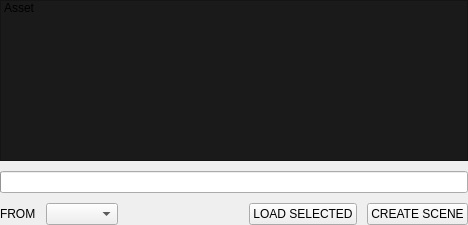
<?xml version="1.0" encoding="UTF-8"?>
<ui version="4.0">
 <class>main_container</class>
 <widget class="QWidget" name="main_container">
  <property name="geometry">
   <rect>
    <x>0</x>
    <y>0</y>
    <width>468</width>
    <height>225</height>
   </rect>
  </property>
  <property name="sizePolicy">
   <sizepolicy hsizetype="Preferred" vsizetype="Preferred">
    <horstretch>0</horstretch>
    <verstretch>0</verstretch>
   </sizepolicy>
  </property>
  <property name="minimumSize">
   <size>
    <width>0</width>
    <height>0</height>
   </size>
  </property>
  <property name="maximumSize">
   <size>
    <width>16777215</width>
    <height>16777215</height>
   </size>
  </property>
  <property name="windowTitle">
   <string>Form</string>
  </property>
  <layout class="QHBoxLayout" name="main_container_layout">
   <property name="spacing">
    <number>10</number>
   </property>
   <property name="leftMargin">
    <number>0</number>
   </property>
   <property name="topMargin">
    <number>0</number>
   </property>
   <property name="rightMargin">
    <number>0</number>
   </property>
   <property name="bottomMargin">
    <number>0</number>
   </property>
   <item>
    <layout class="QVBoxLayout" name="publish_layout">
     <property name="bottomMargin">
      <number>0</number>
     </property>
     <item>
      <widget class="QTreeWidget" name="publish">
       <property name="styleSheet">
        <string notr="true">background-color:#1a1a1a;</string>
       </property>
       <property name="alternatingRowColors">
        <bool>false</bool>
       </property>
       <property name="selectionMode">
        <enum>QAbstractItemView::ContiguousSelection</enum>
       </property>
       <property name="iconSize">
        <size>
         <width>35</width>
         <height>35</height>
        </size>
       </property>
       <property name="autoExpandDelay">
        <number>-1</number>
       </property>
       <property name="indentation">
        <number>10</number>
       </property>
       <property name="rootIsDecorated">
        <bool>false</bool>
       </property>
       <property name="uniformRowHeights">
        <bool>false</bool>
       </property>
       <attribute name="headerVisible">
        <bool>false</bool>
       </attribute>
       <column>
        <property name="text">
         <string>1</string>
        </property>
       </column>
       <item>
        <property name="text">
         <string>Asset</string>
        </property>
        <property name="icon">
         <iconset resource="../resources/resources.qrc">
          <normaloff>:/icons/cube.png</normaloff>:/icons/cube.png</iconset>
        </property>
        <item>
         <property name="text">
          <string>Name | Type
Date | Size</string>
         </property>
         <property name="icon">
          <iconset resource="../resources/resources.qrc">
           <normaloff>:/icons/ico_maya.png</normaloff>:/icons/ico_maya.png</iconset>
         </property>
        </item>
       </item>
      </widget>
     </item>
     <item>
      <widget class="QProgressBar" name="progress">
       <property name="value">
        <number>0</number>
       </property>
       <property name="textVisible">
        <bool>false</bool>
       </property>
      </widget>
     </item>
     <item>
      <layout class="QHBoxLayout" name="horizontalLayout">
       <item>
        <widget class="QLabel" name="label">
         <property name="text">
          <string>FROM</string>
         </property>
        </widget>
       </item>
       <item>
        <widget class="QComboBox" name="engine"/>
       </item>
       <item>
        <spacer name="horizontalSpacer">
         <property name="orientation">
          <enum>Qt::Horizontal</enum>
         </property>
         <property name="sizeHint" stdset="0">
          <size>
           <width>40</width>
           <height>20</height>
          </size>
         </property>
        </spacer>
       </item>
       <item>
        <widget class="QPushButton" name="load_selected">
         <property name="cursor">
          <cursorShape>PointingHandCursor</cursorShape>
         </property>
         <property name="text">
          <string>LOAD SELECTED</string>
         </property>
        </widget>
       </item>
       <item>
        <widget class="QPushButton" name="up_scene">
         <property name="cursor">
          <cursorShape>PointingHandCursor</cursorShape>
         </property>
         <property name="text">
          <string>CREATE SCENE</string>
         </property>
        </widget>
       </item>
      </layout>
     </item>
    </layout>
   </item>
  </layout>
 </widget>
 <resources>
  <include location="../resources/resources.qrc"/>
 </resources>
 <connections/>
</ui>
